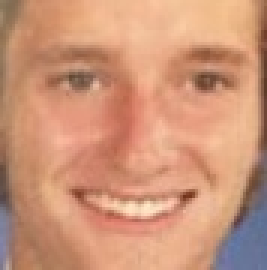
#> input picture img/33503692/processed/48_0.jpg, 89 x 90 px, found by its file name (shown 3 times larger); its folder holds only this picture in this run
$ python visuals.py img/33503692/processed/48_0.jpg   (older library calls are emulated)
#> lines starting #> are read from the running program, lines starting #| are printed output that depends on the picture
#!/usr/bin/env python
import os
import cv2
import sys
import math
import json
import random
import numpy as np
from PIL import Image
from os import listdir
import matplotlib.pyplot as plt
from os.path import isfile, join

# Read points from text files in directory
def readPoints(path) :
    # Create an array of array of points.
    pointsArray = [];
    #List all files in the directory and read points from text files one by one
    for filePath in sorted(os.listdir(path)):
        if filePath.endswith(".txt"):
            #Create an array of points.
            points = [];
            # Read points from filePath
            with open(os.path.join(path, filePath)) as file :
                for line in file :
                    x, y = line.split()
                    points.append((int(x), int(y)))
            # Store array of points
            pointsArray.append(points)
    return pointsArray;

# Read all jpg images in folder.
def readImages(path) :
    #Create array of array of images.
    imagesArray = [];
    #List all files in the directory and read points from text files one by one
    for filePath in sorted(os.listdir(path)):
        if filePath.endswith(".jpg"):
            # Read image found.
            img = cv2.imread(os.path.join(path,filePath));
            # Convert to floating point
            img = np.float32(img)/255.0;
            # Add to array of images
            imagesArray.append(img);
    return imagesArray;

# Compute similarity transform given two sets of two points.
# [59 lines left out: functions similarityTransform, rectContains, calculateDelaunayTriangles, not called in this run]


def constrainPoint(p, w, h) :
    p =  ( min( max( p[0], 0 ) , w - 1 ) , min( max( p[1], 0 ) , h - 1 ) )
    return p;

# output an image of size.
# [30 lines left out: functions applyAffineTransform, warpTriangle, not called in this run]

def calc_average():
    my_path = '/home/gc1569/Image_collector/img/'+ id
    path = my_path +'/processed/'
    # Dimensions of output image
    w = 600;
    h = 600;
    # Read points for all images
    allPoints = readPoints(path);
    images = readImages(path);
    if (len(images) < 2):
        return
    # Eye corners
    eyecornerDst = [ (np.int(0.3 * w ), np.int(h / 3)), (np.int(0.7 * w ), np.int(h / 3)) ];
    imagesNorm = [];
    pointsNorm = [];

    # Add boundary points for delaunay triangulation
    boundaryPts = np.array([(0,0), (w/2,0), (w-1,0), (w-1,h/2), ( w-1, h-1 ), ( w/2, h-1 ), (0, h-1), (0,h/2) ]);
    # Initialize location of average points to 0s
    pointsAvg = np.array([(0,0)]* ( len(allPoints[0]) + len(boundaryPts) ), np.float32());

    n = len(allPoints[0]);
    numImages = len(images)

    # Warp images and trasnform landmarks to output coordinate system,and find average of transformed landmarks.
    for i in range(0, numImages):
        points1 = allPoints[i];
        # Corners of the eye in input image
        eyecornerSrc  = [ allPoints[i][36], allPoints[i][45] ]
        # Compute similarity transform
        tform = similarityTransform(eyecornerSrc, eyecornerDst);
        # Apply similarity transformation
        img = cv2.warpAffine(images[i], tform, (w,h))
        # Apply similarity transform on points
        points2 = np.reshape(np.array(points1), (68,1,2));
        points = cv2.transform(points2, tform);
        points = np.float32(np.reshape(points, (68, 2)));
        # Append boundary points. Will be used in Delaunay Triangulation
        points = np.append(points, boundaryPts, axis=0)
        # Calculate location of average landmark points.
        pointsAvg = pointsAvg + points / numImages;
        pointsNorm.append(points);
        imagesNorm.append(img);

    # Delaunay triangulation
    rect = (0, 0, w, h);
    dt = calculateDelaunayTriangles(rect, np.array(pointsAvg));

    # Output image
    output = np.zeros((h,w,3), np.float32());

    # Warp input images to average image landmarks
    for i in range(0, len(imagesNorm)) :
        img = np.zeros((h,w,3), np.float32());
        # Transform triangles one by one
        for j in range(0, len(dt)) :
            tin = [];
            tout = [];
            for k in range(0, 3) :
                pIn = pointsNorm[i][dt[j][k]];
                pIn = constrainPoint(pIn, w, h);

                pOut = pointsAvg[dt[j][k]];
                pOut = constrainPoint(pOut, w, h);

                tin.append(pIn);
                tout.append(pOut);
            warpTriangle(imagesNorm[i], img, tin, tout);
        # Add image intensities for averaging
        output = output + img;
    # Divide by numImages to get average
    output = output / numImages;

    # save image
    plt.imsave('/home/gc1569/Image_collector/public/img/' + id + "-average.jpg", cv2.cvtColor(output, cv2.COLOR_BGR2RGB))

def calc_tile():
    my_path = '/home/gc1569/Image_collector/img/'+id
    files = [ join(my_path+'/processed', f) for f in listdir(my_path+'/processed') if isfile(join(my_path+'/processed', f)) and not f.endswith('.txt')]

    random.shuffle(files)
    new_im = Image.new('RGB', (2000,2000))
#> new_im: PIL image 2000x2000 RGB; every value is 0
    index = 0
    for i in range(0,2000,200):
        for j in range(0,2000,200):
            try:
                image = Image.open(files[index])
#> image is the input picture: PIL image 89x90 RGB; mean R, G, B 204.7, 148.7, 120.1
            except:
                break
            width  = image.size[0]
#> width = 89
            height = image.size[1]
#> height = 90

            aspect = width / float(height)
#> aspect = 0.989

            ideal_width = 200
            ideal_height = 200

            ideal_aspect = ideal_width / float(ideal_height)

            if aspect > ideal_aspect:
                # Then crop the left and right edges:
                new_width = int(ideal_aspect * height)
                offset = (width - new_width) / 2
                resize = (offset, 0, width - offset, height)
            else:
                # ... crop the top and bottom:
                new_height = int(width / ideal_aspect)
#> new_height = 89
                offset = (height - new_height) / 2
#> offset = 0.5
                resize = (0, offset, width, height - offset)
#> resize = (0, 0.5, 89, 89.5)

            thumb = image.crop(resize).resize((ideal_width, ideal_height), Image.ANTIALIAS)
            new_im.paste(thumb, (i,j))
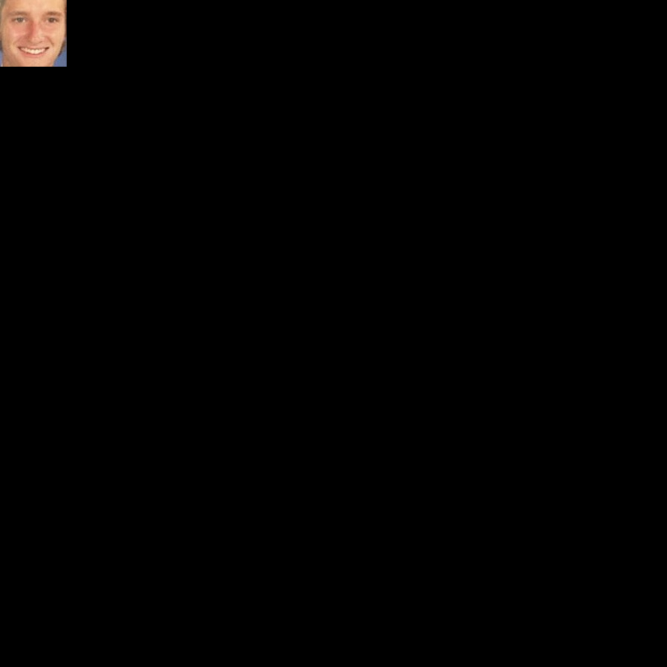
#> new_im: PIL image 2000x2000 RGB (shown at 1/3 size); mean R, G, B 2, 1.5, 1.2
            index += 1
    new_im.save('/home/gc1569/Image_collector/public/img/' + id + "-tile.jpg")


#start process
if __name__ == '__main__':
    id = sys.argv[1]
    if (id is not None):
        calc_tile()
        calc_average()
#> in calc_average, `images = readImages(path);`: images = 1 item
